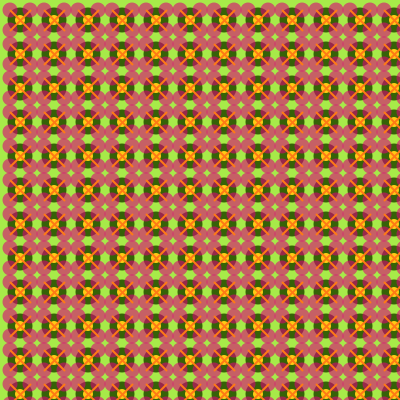
Frame 1 (no input)
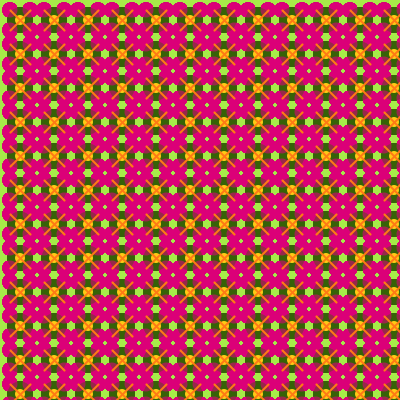
Frame 60 (the mouse pressed at the canvas centre just before this capture)
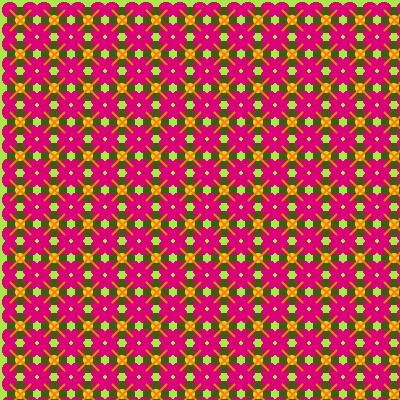
Frame 120 (the mouse held since frame 60 and released just before this capture)

The Processing sketch that drew these frames (run headless with seeded random() and noise(); from frame 60 on, the mouse is pressed at the canvas centre):

// Processing sketch: processing_114328
// ── processing_114328.pde

int x;
int y;


void setup()
{
  size(400,400);
  background(167,234,73);
  
}

void draw()
{
  
  for(x=0; x<width; x+=34){
    for(y=0; y<height; y+=34){
  
 //background(167,234,73);
   
  fill(54,98,7);
  noStroke();
  ellipse(x+20,y+20,25,25);
  fill(255,201,21);
  ellipse(x+20,y+20,10,10);
  fill(219,0,121,150);
  ellipse(x+10,y+10,15,15);
  ellipse(x+30,y+10,15,15);
  ellipse(x+10,y+30,15,15);
  ellipse(x+30,y+30,15,15);
  
  strokeWeight(2);
  stroke(255,122,21);
  line(x+10,y+10,x+30,y+30);
  line(x+30,y+10,x+10,y+30);
  
    }
  }
}
